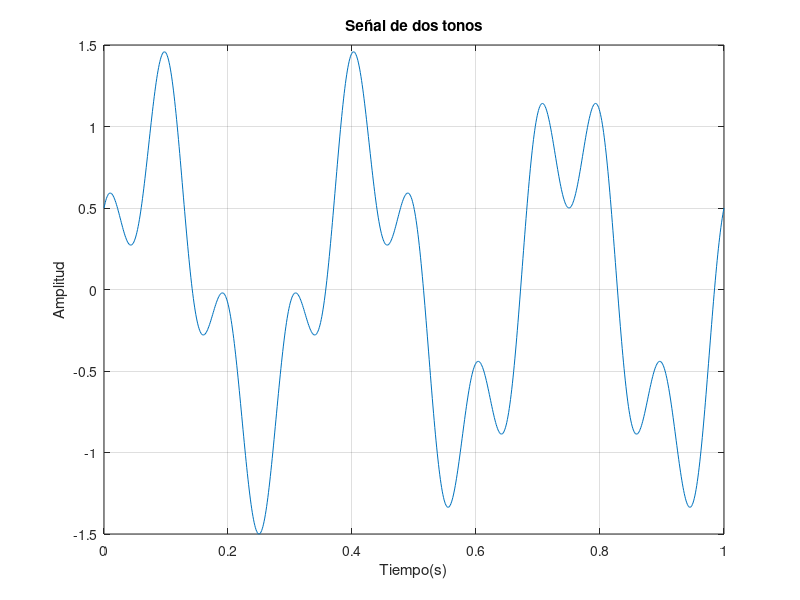

The MATLAB source for this figure:
%=====================================================================
% PROBLEMA 1.1
% Matematica computacional para telecomunicaciones.
% Un enfoque practico con Octave y MATLAB.
% Irene Gomez Bueno y Pablo Guerrero Garcia.
%
% Ejecutar desde esta carpeta tras haber ejecutado iniciar.m en la raiz
% del repositorio.
%=====================================================================

disp('--------------------------------------------')
disp('PROBLEMA 1.1')
disp('--------------------------------------------')

clear all; close all; format compact;

disp('Apartado a)')
fs = 1000;                % numero de muestras
t = linspace(0,1,fs);     % vector de tiempo
x = sin(2*pi*3*t) + 0.5*cos(2*pi*10*t); % señal muestreada

figure;
plot(t,x);
grid on;
title('Señal de dos tonos');
xlabel('Tiempo(s)');
ylabel('Amplitud');

disp('Apartado b)')
[xmax,imax] = max(x)
[xmin,imin] = min(x)
tmax = t(imax) %instante en el que se alcanza el maximo
tmin = t(imin) %instante en el que se alcanza el minimo

disp('Apartado c)')
energia = sum(x.^2)

N = length(x);
energia_for = 0;
for k = 1:N
    energia_for = energia_for + x(k)^2;
end
energia_for

norm(x)^2 %cuadrado de la norma euclidea

disp('Apartado d)')
grandes = abs(x) > 1;   %vector logico
num_grandes = sum(grandes) %numero de muestras con valor absoluto mayor que 1
todas_acotadas = all(abs(x) <= 1.5)
